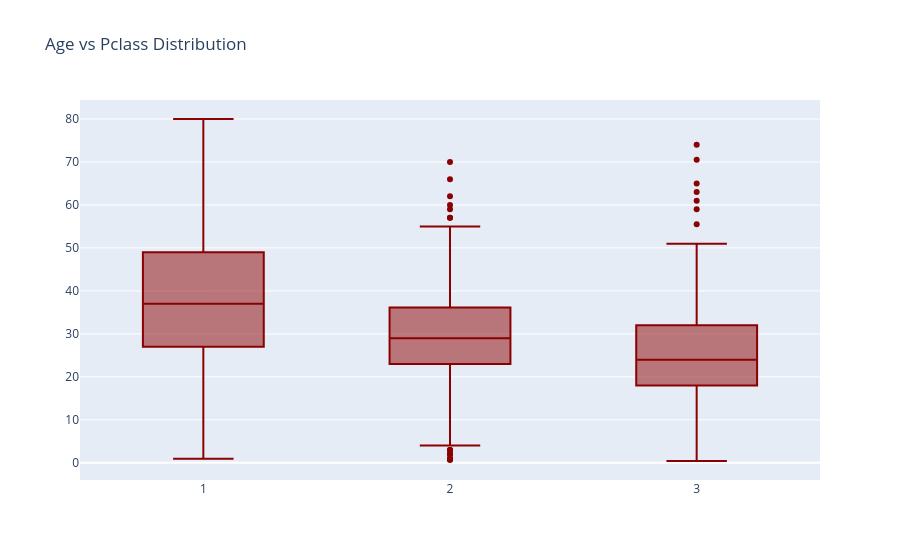

The notebook cell this image was saved under:
### Code cell
#Box Plot and Scatter Plot
trace = go.Box(x = data['Pclass'],
    y = data['Age'],
    marker = {'color':'darkred'})
layout = go.Layout(title = "Age vs Pclass Distribution")
fig = go.Figure(data = trace, layout = layout)
fig.show()

### Figure 1 — Plotly figure (JSON) as saved in the notebook; plotly's stock layout.template omitted (floating-point values rounded to 4 significant figures; data arrays with more than 128 entries replaced by an {"elided": "..."} marker saying what was removed)
{"data": [{"marker": {"color": "darkred"}, "type": "box", "x": {"elided": "891 int values"}, "y": {"elided": "891 float values"}}], "layout": {"title": {"text": "Age vs Pclass Distribution"}}}
